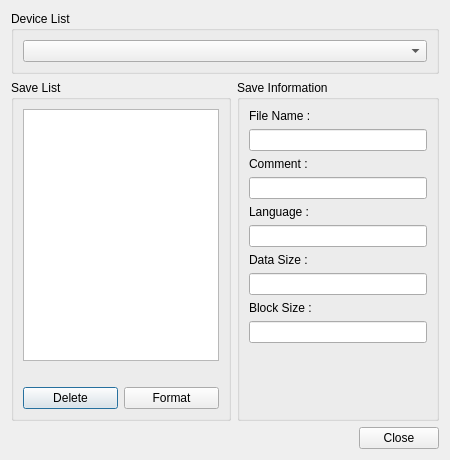
<ui version="4.0" >
 <class>UIBackupRam</class>
 <widget class="QDialog" name="UIBackupRam" >
  <property name="geometry" >
   <rect>
    <x>0</x>
    <y>0</y>
    <width>450</width>
    <height>460</height>
   </rect>
  </property>
  <property name="windowTitle" >
   <string>Backup Ram Manager</string>
  </property>
  <layout class="QGridLayout" >
   <item row="0" column="0" colspan="2" >
    <widget class="QGroupBox" name="gbDeviceList" >
     <property name="title" >
      <string>Device List</string>
     </property>
     <layout class="QHBoxLayout" >
      <item>
       <widget class="QComboBox" name="cbDeviceList" />
      </item>
     </layout>
    </widget>
   </item>
   <item row="1" column="0" >
    <widget class="QGroupBox" name="gbSaveList" >
     <property name="maximumSize" >
      <size>
       <width>220</width>
       <height>16777215</height>
      </size>
     </property>
     <property name="title" >
      <string>Save List</string>
     </property>
     <layout class="QVBoxLayout" >
      <item>
       <widget class="QListWidget" name="lwSaveList" />
      </item>
      <item>
       <widget class="QLabel" name="lBlocks" />
      </item>
      <item>
       <layout class="QHBoxLayout" >
        <item>
         <widget class="QPushButton" name="pbDelete" >
          <property name="text" >
           <string>Delete</string>
          </property>
         </widget>
        </item>
        <item>
         <widget class="QPushButton" name="pbFormat" >
          <property name="text" >
           <string>Format</string>
          </property>
         </widget>
        </item>
       </layout>
      </item>
     </layout>
    </widget>
   </item>
   <item row="1" column="1" >
    <widget class="QGroupBox" name="gbSaveInformations" >
     <property name="title" >
      <string>Save Information</string>
     </property>
     <layout class="QVBoxLayout" >
      <item>
       <widget class="QLabel" name="lFileName" >
        <property name="text" >
         <string>File Name :</string>
        </property>
       </widget>
      </item>
      <item>
       <widget class="QLineEdit" name="leFileName" >
        <property name="readOnly" >
         <bool>true</bool>
        </property>
       </widget>
      </item>
      <item>
       <widget class="QLabel" name="lComment" >
        <property name="text" >
         <string>Comment :</string>
        </property>
       </widget>
      </item>
      <item>
       <widget class="QLineEdit" name="leComment" >
        <property name="readOnly" >
         <bool>true</bool>
        </property>
       </widget>
      </item>
      <item>
       <widget class="QLabel" name="lLanguage" >
        <property name="text" >
         <string>Language :</string>
        </property>
       </widget>
      </item>
      <item>
       <widget class="QLineEdit" name="leLanguage" >
        <property name="readOnly" >
         <bool>true</bool>
        </property>
       </widget>
      </item>
      <item>
       <widget class="QLabel" name="lDataSize" >
        <property name="text" >
         <string>Data Size :</string>
        </property>
       </widget>
      </item>
      <item>
       <widget class="QLineEdit" name="leDataSize" >
        <property name="readOnly" >
         <bool>true</bool>
        </property>
       </widget>
      </item>
      <item>
       <widget class="QLabel" name="lBlockSize" >
        <property name="text" >
         <string>Block Size :</string>
        </property>
       </widget>
      </item>
      <item>
       <widget class="QLineEdit" name="leBlockSize" >
        <property name="readOnly" >
         <bool>true</bool>
        </property>
       </widget>
      </item>
      <item>
       <spacer>
        <property name="orientation" >
         <enum>Qt::Vertical</enum>
        </property>
        <property name="sizeHint" >
         <size>
          <width>20</width>
          <height>20</height>
         </size>
        </property>
       </spacer>
      </item>
     </layout>
    </widget>
   </item>
   <item row="2" column="0" colspan="2" >
    <widget class="QDialogButtonBox" name="dbbButton" >
     <property name="orientation" >
      <enum>Qt::Horizontal</enum>
     </property>
     <property name="standardButtons" >
      <set>QDialogButtonBox::Close</set>
     </property>
    </widget>
   </item>
  </layout>
 </widget>
 <resources/>
 <connections>
  <connection>
   <sender>dbbButton</sender>
   <signal>rejected()</signal>
   <receiver>UIBackupRam</receiver>
   <slot>reject()</slot>
   <hints>
    <hint type="sourcelabel" >
     <x>312</x>
     <y>445</y>
    </hint>
    <hint type="destinationlabel" >
     <x>605</x>
     <y>443</y>
    </hint>
   </hints>
  </connection>
 </connections>
</ui>
